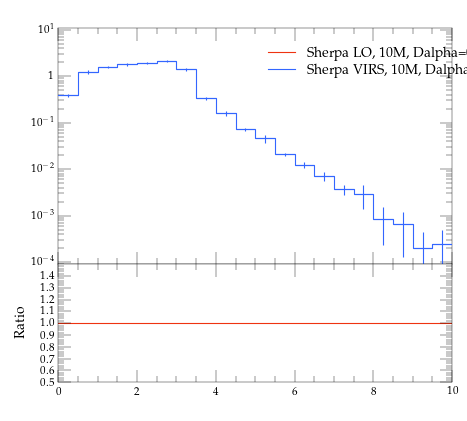

Write Python code to recreate this figure.
#! /usr/bin/env python

# This Python script was auto-generated using YODA v2.0.0.
# Analysis object: /evtb/inc_tjg_dr
# Timestamp: 15-04-2024 (14:39:01)

import matplotlib as mpl
import matplotlib.pyplot as plt
mpl.use('Agg') # comment out for interactive use
import os
import numpy as np

plotDir = os.path.split(os.path.realpath(__file__))[0]
if 'YODA_USER_PLOT_PATH' in globals():
    plot_outdir = globals()['YODA_USER_PLOT_PATH']
else:
    plot_outdir = plotDir

#plot style
plt.style.use(os.path.join(plotDir, '../default.mplstyle'))
# plot metadata
figW, figH = plt.rcParams['figure.figsize']
ax_xLabel = r''
ax_yLabel = r''
ax_title  = r''
ax_xScale = 'linear'
ax_yScale = 'log'
xLims = (0.0, 10.0)
yLims = (9e-05, 11.0)

# TeX-friendly labels for the legend
labels = [ r"Sherpa LO, 10M, Dalpha=0.01", r"Sherpa VIRS, 10M, Dalpha=0.01" ]

# Create figure and axis objects
fig, (ax, ratio0_ax) = plt.subplots(2, 1, sharex=True,
                  figsize=(figW,figH), gridspec_kw={'height_ratios': (2, 1)})
ratio0_ax.yaxis.set_major_locator(mpl.ticker.MultipleLocator(0.1))
ratio0_ax.set_ylim(0.5, 1.4999)
ratio0_ax.set_ylabel('Ratio')

# LineColor map: curve index -> color
linecolors = {0: '#EE3311', 1: '#3366FF'}
# the numerical data is stored in a separate file
dataf = dict()
prefix = os.path.split(__file__)[0]
if prefix:    prefix = prefix + '/'
exec(open(prefix+'inc_tjg_dr__data.py').read(), dataf)


legend_handles = [] # keep track of handles for the legend

# style options for curves
# starts at zorder>=5 to draw curve on top of legend
styles = {
  'curve0': {
    'color' : linecolors[0],
    'linestyle' : '-',
    'marker' : 'o',
    'zorder' : 5,
    'histstyle' : True,
  },
  'curve1': {
    'color' : linecolors[1],
    'linestyle' : '-',
    'marker' : 'o',
    'zorder' : 6,
    'histstyle' : True,
  },
}
# curve from input yoda files in main panel
for label in dataf['yvals'].keys():
    if all(np.isnan(v) for v in dataf['yvals'][label]):
        continue
    tmp = None
    if styles[label]['histstyle']: # draw as histogram
        tmp, = ax.plot(dataf['xedges'], dataf['yedges'][label],
                       color=styles[label]['color'],
                       linestyle=styles[label]['linestyle'],
                       drawstyle='steps-pre', solid_joinstyle='miter',
                       zorder=styles[label]['zorder'], label=label)
        ax.errorbar(dataf['xpoints'], dataf['yvals'][label], color=styles[label]['color'],
                    xerr=dataf['xerrs'], yerr=[dataf['ydowns'][label], dataf['yups'][label]],
                    linestyle='none', zorder=styles[label]['zorder'])
    else: # draw as scatter
        tmp = ax.errorbar(dataf['xpoints'], dataf['yvals'][label],
                          xerr=dataf['xerrs'],
                          yerr=[ dataf['ydowns'][label],
                          dataf['yups'][label] ],
                          fmt=styles[label]['marker'],
                          ecolor=styles[label]['color'],
                          color=styles[label]['color'], zorder=2)
        tmp[-1][0].set_linestyle(styles[label]['linestyle'])
    legend_handles += [tmp]
    for varLabel in dataf['variation_yvals'].keys():
        if varLabel.startswith(label):
            tmp, = ax.plot(dataf['xedges'], dataf['variation_yvals'][varLabel],
                           color=styles[label]['color'],
                           linestyle=styles[label]['linestyle'],
                           drawstyle='steps-pre', solid_joinstyle='miter',
                           zorder=styles[label]['zorder'], alpha=0.5)


# plots on ratio panel
# curve from input yoda files in ratio panel
for label, yvals in dataf['ratio0_yvals'].items():
    if all(np.isnan(v) for v in yvals):
        continue
    if styles[label]['histstyle']: # plot as histogram
        ratio0_ax.plot(dataf['xedges'], yvals,
                       color=styles[label]['color'],
                       linestyle=styles[label]['linestyle'],
                       drawstyle='steps-pre', zorder=1,
                       solid_joinstyle='miter')
        ratio0_ax.vlines(dataf['xpoints'],
                         dataf['ratio0_ymin'][label],
                         dataf['ratio0_ymax'][label],
                         color=styles[label]['color'], zorder=1)
    else: # plot as scatter
        tmp = ratio0_ax.errorbar(dataf['xpoints'],
                                 yvals, xerr=dataf['xerrs'],
                                 yerr=dataf['ratio0_yerrs'][label],
                                 fmt=styles[label]['marker'],
                                 ecolor=styles[label]['color'],
                                 color=styles[label]['color'])
        tmp[-1][0].set_linestyle(styles[label]['linestyle'])

    for varlabel in dataf['ratio0_variation_vals'].keys():
        if varlabel.startswith(label):
            ratio0_ax.plot(dataf['xedges'],
                            dataf['ratio0_variation_vals'][varlabel],
                            color=styles[label]['color'],
                            linestyle=styles[label]['linestyle'],
                            drawstyle='steps-pre', solid_joinstyle='miter',
                            zorder=1, alpha=0.5)

legend_pos = (0.5, 0.97)
ax.legend(legend_handles, labels, loc='upper left', bbox_to_anchor=legend_pos)

# set plot metadata as defined above
ratio0_ax.set_xlabel(ax_xLabel)
ratio0_ax.xaxis.set_label_coords(1., -.15)
ax.set_ylabel(ax_yLabel, loc='top')
ax.set_title(ax_title, loc='left')
ax.set_xscale(ax_xScale)
ax.set_yscale(ax_yScale)
ax.set_xlim(xLims)
ax.set_ylim(yLims)

# tick formatting
plt.rcParams['xtick.top'] = True
plt.rcParams['ytick.right'] = True
ax.yaxis.set_major_locator(mpl.ticker.LogLocator(base=10.0, numticks=np.inf))
ax.yaxis.set_minor_locator(mpl.ticker.LogLocator(
                           base=10.0, subs=np.arange(0.1, 1, 0.1), numticks=np.inf))
fig.align_ylabels((ax, ratio0_ax))
plt.savefig(os.path.join(plot_outdir, 'inc_tjg_dr.pdf'), format='PDF')
plt.savefig(os.path.join(plot_outdir, 'inc_tjg_dr.png'), format='PNG')

plt.close(fig)
